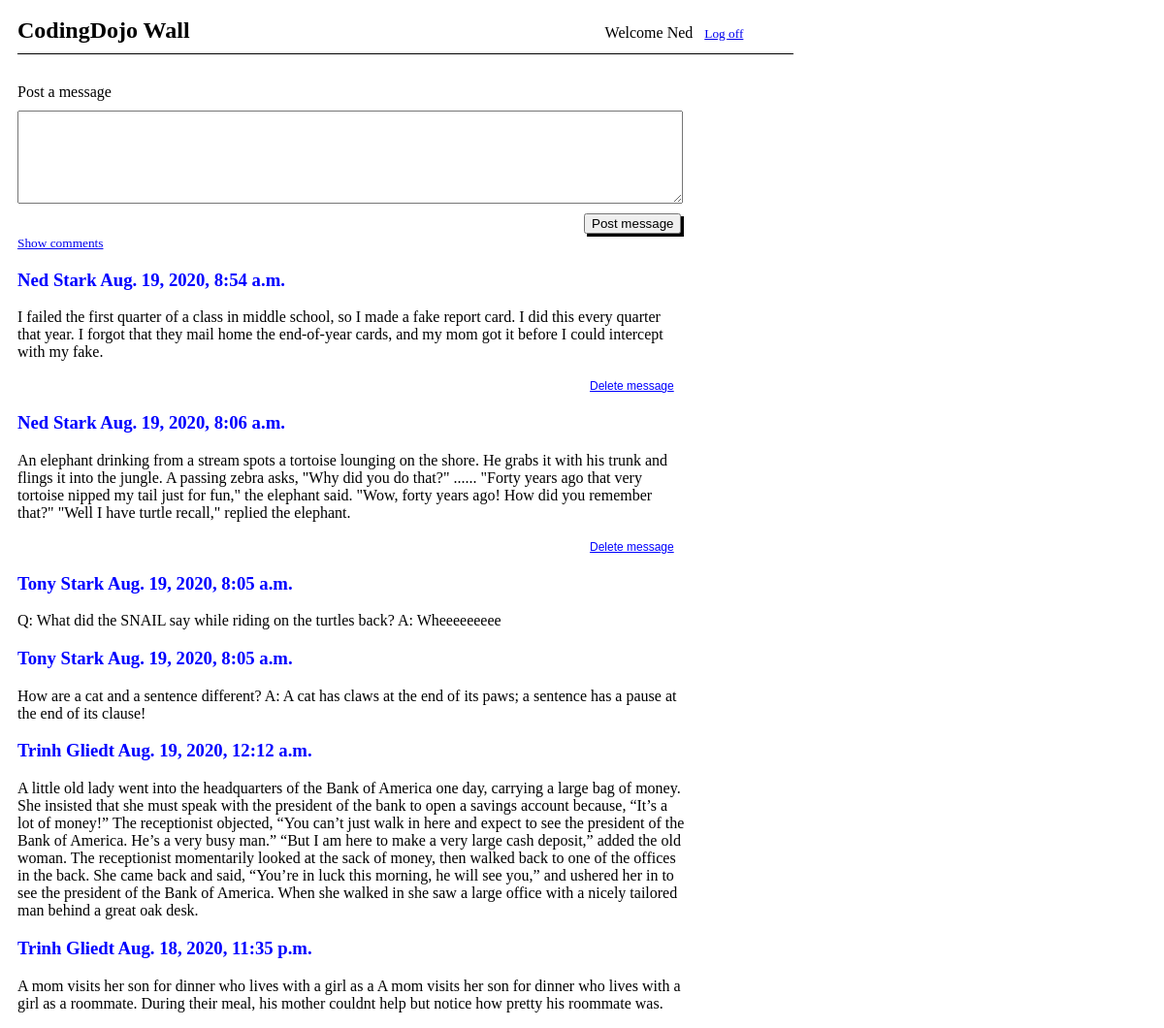
The app's page /user/message (signed in) with its own data.
### main/models.py (models this page shows)
class User(models.Model):
    first_name = models.CharField(max_length=255)
    last_name = models.CharField(max_length=255)
    email = models.EmailField(max_length=255)
    password = models.CharField(max_length=64)
    created_at = models.DateTimeField(auto_now_add = True)
    updated_at = models.DateTimeField(auto_now = True)
    objects = UserManager()

class Message(models.Model):
    message = models.TextField()
    user = models.ForeignKey(
        User,
        related_name='message',
        on_delete=models.CASCADE)
    created_at = models.DateTimeField(auto_now_add = True)
    updated_at = models.DateTimeField(auto_now = True)

### main/views.py (the view)
# urls.py: path('user/message', views.display_message), #GET: if user is not logged in: redirect to root. If user is logged in, render message.html (which includes input form to post messages)
def display_message(request):
    if "user_id" not in request.session:
        messages.error(request, "You need to log in to see that page.")
        return redirect("/")
    context = {
        "this_user": User.objects.get(id=request.session["user_id"]),
        "cmt_on": False,
        "all_users_msgs": Message.objects.all(),
    }
    return render(request, 'message.html', context)

### main/templates/message.html (shortened to what this page needs)
<!DOCTYPE html>
<html lang="en">
<head>
    {% load static %}
    <link rel='stylesheet' href='{% static 'wallMsgStyle.css' %}'>
</head>
<body>
    <div id="container">
        <div id="headerbox">
            <h2>CodingDojo Wall</h2>
            <p>Welcome {{ this_user.first_name }}</p>
            <a href="/user/logout">Log off</a>
        </div>
        <form action="/user/message/update" method="POST">
            <label for="msg_input">Post a message</label>
            <textarea name="msg_input" cols="80" rows="6"></textarea>
            <button>Post message</button>
        </form>
        {% if cmt_on == False %}
        <a class="msg" href="/user/message/comment">Show comments</a>
        {% else %}
        <a class="msg" href="/user/message">Hide comments</a>
        {% endif %}
        {% for msg in all_users_msgs reversed %}
            <h3 class="msg">{{ msg.user.first_name }} {{ msg.user.last_name }}  {{ msg.created_at }}</h3>
            <p class="msg">{{ msg.message }}
                {% if msg.user_id == this_user.id %}
                <form action="/user/message/{{ msg.id }}/delete" method = "POST">
                    <button class="linkStyle">Delete message</button>
                </form>
                {% endif %}
            </p>
        {% endfor %}
    </div>
</body>
</html>

### main/static/wallMsgStyle.css (style rules this page uses)
#container { width: 800px; padding: 0 10px; }
#headerbox h2, #headerbox p { display: inline; }
#headerbox h2 { margin-right: 53%; }
#headerbox { padding: 10px 0; border-bottom: 1px solid black; margin-bottom: 30px; }
#headerbox p { margin-right: 1%; }
textarea { width: 85%; display: block; margin: 10px 0;; }
button { box-shadow: 3px 3px black; margin-left: 73%; }
.msg { width: 86%; }
a { font-size: 10pt; }
h3 { color: blue; }
.linkStyle { background: transparent; border: none; box-shadow: none; text-decoration: underline; font-size: 9pt; color: blue; }

### records on screen
User: first_name "Ned"
Message: user.first_name "Ned", user.last_name "Stark", created_at "Aug. 19, 2020, 8:54 a.m.", message "I failed the first quarter of a class in middle school, so I made a fake report card. I did this every quarter that year. I forgot that they mail home the end-of-year cards, and my mom got it before I could intercept with my fake."
Message: user.first_name "Ned", user.last_name "Stark", created_at "Aug. 19, 2020, 8:06 a.m.", message "An elephant drinking from a stream spots a tortoise lounging on the shore. He grabs it with his trunk and flings it into the jungle. A passing zebra asks, \"Why did you do that?\" ...... \"Forty years ago that very tortoise nipped my tail just for fun,\" the elephant said. \"Wow, forty years ago! How did you remember that?\" \"Well I have turtle recall,\" replied the elephant."
Message: user.first_name "Tony", user.last_name "Stark", created_at "Aug. 19, 2020, 8:05 a.m.", message "Q: What did the SNAIL say while riding on the turtles back? A: Wheeeeeeeee"
Message: user.first_name "Tony", user.last_name "Stark", created_at "Aug. 19, 2020, 8:05 a.m.", message "How are a cat and a sentence different? A: A cat has claws at the end of its paws; a sentence has a pause at the end of its clause!"
Message: user.first_name "Trinh", user.last_name "Gliedt", created_at "Aug. 19, 2020, 12:12 a.m.", message "A little old lady went into the headquarters of the Bank of America one day, carrying a large bag of money. She insisted that she must speak with the president of the bank to open a savings account because, “It’s a lot of money!” The receptionist objected, “You can’t just walk in here and expect to see the president of the Bank of America. He’s a very busy man.” “But I am here to make a very large cash deposit,” added the old woman. The receptionist momentarily looked at the sack of money, then walked back to one of the offices in the back. She came back and said, “You’re in luck this morning, he will see you,” and ushered her in to see the president of the Bank of America. When she walked…"
Message: user.first_name "Trinh", user.last_name "Gliedt", created_at "Aug. 18, 2020, 11:35 p.m.", message "A mom visits her son for dinner who lives with a girl as a A mom visits her son for dinner who lives with a girl as a roommate. During their meal, his mother couldnt help but notice how pretty his roommate was."
